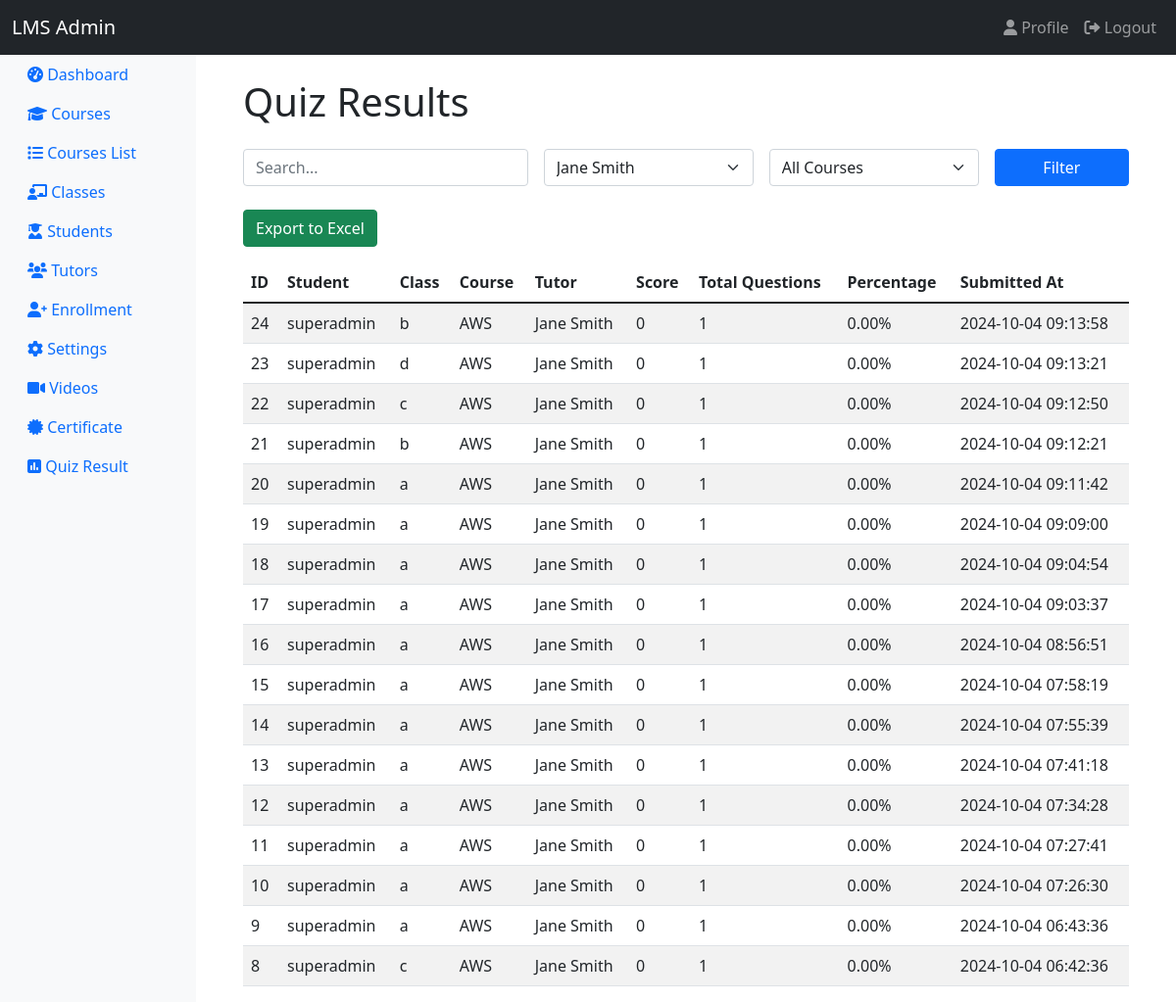
Page /admin/quiz_result.php?tutor=Jane Smith (signed in) on the committed database.
### tables this page shows
CREATE TABLE `quiz_results` (
  `id` int(11) NOT NULL,
  `user_id` int(11) NOT NULL,
  `class_id` int(11) NOT NULL,
  `tutor_name` varchar(255) NOT NULL,
  `score` int(11) NOT NULL,
  `total_questions` int(11) NOT NULL,
  `percentage` decimal(5,2) NOT NULL,
  `submitted_at` timestamp NOT NULL DEFAULT current_timestamp()
);

CREATE TABLE `users` (
  `id` int(11) NOT NULL,
  `username` varchar(50) NOT NULL,
  `email` varchar(100) NOT NULL,
  `password` varchar(255) NOT NULL,
  `role` enum('student','instructor','admin') NOT NULL,
  `created_at` timestamp NOT NULL DEFAULT current_timestamp(),
  `is_active` tinyint(1) DEFAULT 1
);

CREATE TABLE `classes` (
  `id` int(11) NOT NULL,
  `course_id` int(11) DEFAULT NULL,
  `tutor_id` int(11) DEFAULT NULL,
  `class_name` varchar(255) NOT NULL,
  `description` text DEFAULT NULL,
  `video_path` varchar(255) DEFAULT NULL,
  `is_online` tinyint(1) DEFAULT 0,
  `online_link` varchar(255) DEFAULT NULL,
  `schedule_time` datetime DEFAULT NULL,
  `created_at` timestamp NOT NULL DEFAULT current_timestamp(),
  `video_id` int(11) DEFAULT NULL,
  `is_unlocked` tinyint(1) DEFAULT 0
);

CREATE TABLE `courses` (
  `id` int(11) NOT NULL,
  `title` varchar(255) NOT NULL,
  `description` text DEFAULT NULL,
  `tutor_id` int(11) DEFAULT NULL,
  `created_at` timestamp NOT NULL DEFAULT current_timestamp(),
  `updated_at` timestamp NOT NULL DEFAULT current_timestamp() ON UPDATE current_timestamp()
);

### admin/quiz_result.php (the view, shortened to what this page needs)
<?php
require_once '../functions.php';
$search = isset($_GET['search']) ? mysqli_real_escape_string($conn, $_GET['search']) : '';
$tutor_filter = isset($_GET['tutor']) ? mysqli_real_escape_string($conn, $_GET['tutor']) : '';
$course_filter = isset($_GET['course']) ? mysqli_real_escape_string($conn, $_GET['course']) : '';
$query = "SELECT qr.*, u.username, c.class_name, co.title as course_title
          FROM quiz_results qr
          JOIN users u ON qr.user_id = u.id
          JOIN classes c ON qr.class_id = c.id
          JOIN courses co ON c.course_id = co.id
          WHERE (u.username LIKE '%$search%' OR c.class_name LIKE '%$search%' OR qr.tutor_name LIKE '%$search%')";
if ($tutor_filter) {
    $query .= " AND qr.tutor_name = '$tutor_filter'";
}
$query .= " ORDER BY qr.submitted_at DESC";
$result = mysqli_query($conn, $query);
$tutors_query = "SELECT DISTINCT tutor_name FROM quiz_results ORDER BY tutor_name";
$tutors_result = mysqli_query($conn, $tutors_query);
?>
<!DOCTYPE html>
<html lang="en">
<head>
    <link href="https://cdn.jsdelivr.net/npm/bootstrap@5.1.3/dist/css/bootstrap.min.css" rel="stylesheet">
    <link rel="stylesheet" href="https://cdnjs.cloudflare.com/ajax/libs/font-awesome/6.0.0-beta3/css/all.min.css">
</head>
<body>
    <nav class="navbar navbar-expand-lg navbar-dark bg-dark">
        <div class="container-fluid">
            <a class="navbar-brand" href="#">LMS Admin</a>
            <div class="collapse navbar-collapse" id="navbarNav">
                <ul class="navbar-nav ms-auto">
                    <li class="nav-item">
                        <a class="nav-link" href="#"><i class="fas fa-user"></i> Profile</a>
                    </li>
                    <li class="nav-item">
                        <a class="nav-link" href="logout.php"><i class="fas fa-sign-out-alt"></i> Logout</a>
                    </li>
                </ul>
            </div>
        </div>
    </nav>
    <div class="container-fluid">
        <div class="row">
            <?php include 'sidebar.php'; ?>
            <main class="col-md-9 ms-sm-auto col-lg-10 px-md-4">
                <div class="container mt-4">
                    <h1 class="mb-4">Quiz Results</h1>
                    <form method="GET" class="mb-4">
                        <div class="row g-3">
                            <div class="col-md-4">
                                <input type="text" name="search" class="form-control" placeholder="Search..." value="<?php echo htmlspecialchars($search); ?>">
                            </div>
                            <div class="col-md-3">
                                <select name="tutor" class="form-select">
                                    <?php while ($tutor = mysqli_fetch_assoc($tutors_result)): ?>
                                        <option value="<?php echo htmlspecialchars($tutor['tutor_name']); ?>" <?php echo $tutor_filter == $tutor['tutor_name'] ? 'selected' : ''; ?>>
                                            <?php echo htmlspecialchars($tutor['tutor_name']); ?>
                                        </option>
                                    <?php endwhile; ?>
                                </select>
                            </div>
                            <div class="col-md-3">
                                <select name="course" class="form-select">
                                    <option value="">All Courses</option>
                                </select>
                            </div>
                            <div class="col-md-2">
                                <button type="submit" class="btn btn-primary w-100">Filter</button>
                            </div>
                        </div>
                    </form>
                    <a href="?export=excel<?php echo $search ? '&search=' . urlencode($search) : ''; echo $tutor_filter ? '&tutor=' . urlencode($tutor_filter) : ''; echo $course_filter ? '&course=' . urlencode($course_filter) : ''; ?>" class="btn btn-success mb-3">Export to Excel</a>
                    <table class="table table-striped">
                        <thead>
                            <tr>
                                <th>ID</th>
                                <th>Student</th>
                                <th>Class</th>
                                <th>Course</th>
                                <th>Tutor</th>
                                <th>Score</th>
                                <th>Total Questions</th>
                                <th>Percentage</th>
                                <th>Submitted At</th>
                            </tr>
                        </thead>
                        <tbody>
                            <?php while ($row = mysqli_fetch_assoc($result)): ?>
                                <tr>
                                    <td><?php echo htmlspecialchars($row['id']); ?></td>
                                    <td><?php echo htmlspecialchars($row['username']); ?></td>
                                    <td><?php echo htmlspecialchars($row['class_name']); ?></td>
                                    <td><?php echo htmlspecialchars($row['course_title']); ?></td>
                                    <td><?php echo htmlspecialchars($row['tutor_name']); ?></td>
                                    <td><?php echo htmlspecialchars($row['score']); ?></td>
                                    <td><?php echo htmlspecialchars($row['total_questions']); ?></td>
                                    <td><?php echo number_format($row['percentage'], 2); ?>%</td>
                                    <td><?php echo htmlspecialchars($row['submitted_at']); ?></td>
                                </tr>
                            <?php endwhile; ?>
                        </tbody>
                    </table>
                </div>
            </main>
        </div>
    </div>
</body>
</html>

### rows in the picture
quiz_results: id "24", user.username "superadmin", class.class_name "b", courses.title "AWS", tutor_name "Jane Smith", score "0", total_questions "1", percentage "0.00", submitted_at "2024-10-04 09:13:58"
quiz_results: id "23", user.username "superadmin", class.class_name "d", courses.title "AWS", tutor_name "Jane Smith", score "0", total_questions "1", percentage "0.00", submitted_at "2024-10-04 09:13:21"
quiz_results: id "22", user.username "superadmin", class.class_name "c", courses.title "AWS", tutor_name "Jane Smith", score "0", total_questions "1", percentage "0.00", submitted_at "2024-10-04 09:12:50"
quiz_results: id "21", user.username "superadmin", class.class_name "b", courses.title "AWS", tutor_name "Jane Smith", score "0", total_questions "1", percentage "0.00", submitted_at "2024-10-04 09:12:21"
quiz_results: id "20", user.username "superadmin", class.class_name "a", courses.title "AWS", tutor_name "Jane Smith", score "0", total_questions "1", percentage "0.00", submitted_at "2024-10-04 09:11:42"
quiz_results: id "19", user.username "superadmin", class.class_name "a", courses.title "AWS", tutor_name "Jane Smith", score "0", total_questions "1", percentage "0.00", submitted_at "2024-10-04 09:09:00"
quiz_results: id "18", user.username "superadmin", class.class_name "a", courses.title "AWS", tutor_name "Jane Smith", score "0", total_questions "1", percentage "0.00", submitted_at "2024-10-04 09:04:54"
quiz_results: id "17", user.username "superadmin", class.class_name "a", courses.title "AWS", tutor_name "Jane Smith", score "0", total_questions "1", percentage "0.00", submitted_at "2024-10-04 09:03:37"
quiz_results: id "16", user.username "superadmin", class.class_name "a", courses.title "AWS", tutor_name "Jane Smith", score "0", total_questions "1", percentage "0.00", submitted_at "2024-10-04 08:56:51"
quiz_results: id "15", user.username "superadmin", class.class_name "a", courses.title "AWS", tutor_name "Jane Smith", score "0", total_questions "1", percentage "0.00", submitted_at "2024-10-04 07:58:19"
quiz_results: id "14", user.username "superadmin", class.class_name "a", courses.title "AWS", tutor_name "Jane Smith", score "0", total_questions "1", percentage "0.00", submitted_at "2024-10-04 07:55:39"
quiz_results: id "13", user.username "superadmin", class.class_name "a", courses.title "AWS", tutor_name "Jane Smith", score "0", total_questions "1", percentage "0.00", submitted_at "2024-10-04 07:41:18"
quiz_results: id "12", user.username "superadmin", class.class_name "a", courses.title "AWS", tutor_name "Jane Smith", score "0", total_questions "1", percentage "0.00", submitted_at "2024-10-04 07:34:28"
quiz_results: id "11", user.username "superadmin", class.class_name "a", courses.title "AWS", tutor_name "Jane Smith", score "0", total_questions "1", percentage "0.00", submitted_at "2024-10-04 07:27:41"
quiz_results: id "10", user.username "superadmin", class.class_name "a", courses.title "AWS", tutor_name "Jane Smith", score "0", total_questions "1", percentage "0.00", submitted_at "2024-10-04 07:26:30"
quiz_results: id "9", user.username "superadmin", class.class_name "a", courses.title "AWS", tutor_name "Jane Smith", score "0", total_questions "1", percentage "0.00", submitted_at "2024-10-04 06:43:36"
quiz_results: id "8", user.username "superadmin", class.class_name "c", courses.title "AWS", tutor_name "Jane Smith", score "0", total_questions "1", percentage "0.00", submitted_at "2024-10-04 06:42:36"

### other values in the picture
form field tutor "Jane Smith"
